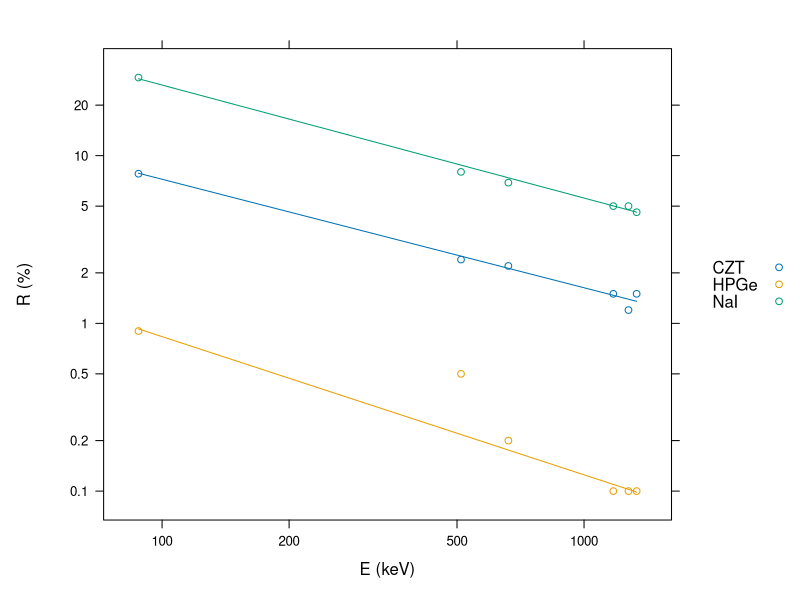

Source code (R):
# Plot energy resolution of a detector as a function of energy
# and corresponding fits.

library(lattice)

# Read measured data
t <- read.csv("data_energyResolution.txt", sep = ";", header = T)

# Linear regression on log-log data
getPredictedDf <- function(x, y) {
  dfLg = data.frame(x = log10(x), y = log10(y))
  model <- lm(y ~ x, data = dfLg)
  print(model)
  pred <- predict(model)
  return(data.frame(lgEnergy = dfLg$x, lgR = pred))
}

# Calculate values predicted by the linear regression.
# Exclude the 511.0 keV peak.
pred.CZT <- getPredictedDf(t$energy[-2], t$R.CZT[-2])
pred.NaI <- getPredictedDf(t$energy[-2], t$R.NaI[-2])
pred.HPGe <- getPredictedDf(t$energy[-2], t$R.HPGe[-2])

# Define a new data frame for plotting
ne <- length(t$energy)
df <- data.frame(
  energy = rep(t$energy, 3),
  R = c(t$R.CZT, t$R.NaI, t$R.HPGe),
  detector = c(rep("CZT", ne), rep("NaI", ne),rep("HPGe", ne))
)

plot1 <- xyplot(R ~ energy, data = df, group = detector,
  scales = list(x = list(log = T, equispaced.log = FALSE),
    y = list(log = T, equispaced.log = FALSE)),
  xlab = "E (keV)",
  ylab = "R (%)",

  # Define the legend
  auto.key = list(points = T, space = "right"),

  panel = function(x, y, ...) {
    panel.xyplot(x, y, ...)
    col <- trellis.par.get("superpose.symbol")$col;
    panel.xyplot(pred.CZT$lgEnergy,  pred.CZT$lgR,  type="l", col = col[1])
    panel.xyplot(pred.HPGe$lgEnergy, pred.HPGe$lgR, type="l", col = col[2])
    panel.xyplot(pred.NaI$lgEnergy,  pred.NaI$lgR,  type="l", col = col[3])
  } 
)

pdf(file = "fig_res_lattice.pdf", width = 6, heigh = 3)
print(plot1)
dev.off()
